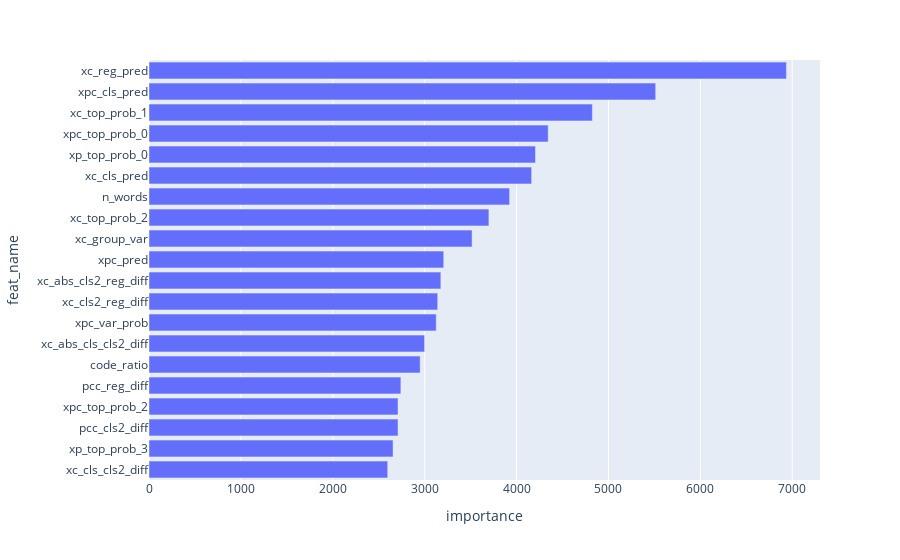

The cell this chart's notebook holds for it:
### Code cell
gezi.plot.feature_importance(lgb_model, topn=20)

### Figure 1 — Plotly figure (JSON) as saved in the notebook; plotly's stock layout.template omitted (floating-point values rounded to 4 significant figures)
{"data": [{"alignmentgroup": "True", "hovertemplate": "importance=%{x}<br>feat_name=%{y}<extra></extra>", "legendgroup": "", "marker": {"color": "#636efa", "pattern": {"shape": ""}}, "name": "", "offsetgroup": "", "orientation": "h", "showlegend": false, "textposition": "auto", "type": "bar", "x": [2598, 2656, 2710, 2710, 2741, 2951, 2999, 3126, 3142, 3176, 3207, 3516, 3699, 3924, 4164, 4206, 4344, 4825, 5514, 6937], "xaxis": "x", "y": ["xc_cls_cls2_diff", "xp_top_prob_3", "pcc_cls2_diff", "xpc_top_prob_2", "pcc_reg_diff", "code_ratio", "xc_abs_cls_cls2_diff", "xpc_var_prob", "xc_cls2_reg_diff", "xc_abs_cls2_reg_diff", "xpc_pred", "xc_group_var", "xc_top_prob_2", "n_words", "xc_cls_pred", "xp_top_prob_0", "xpc_top_prob_0", "xc_top_prob_1", "xpc_cls_pred", "xc_reg_pred"], "yaxis": "y"}], "layout": {"barmode": "relative", "legend": {"tracegroupgap": 0}, "margin": {"t": 60}, "xaxis": {"anchor": "y", "domain": [0, 1], "title": {"text": "importance"}}, "yaxis": {"anchor": "x", "domain": [0, 1], "title": {"text": "feat_name"}}}}
